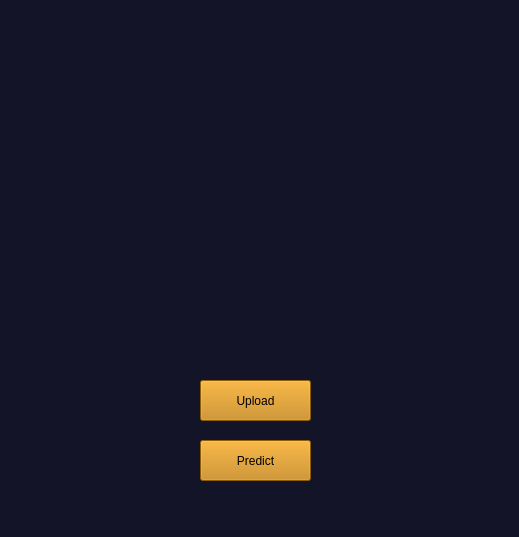
<?xml version="1.0" encoding="UTF-8"?>
<ui version="4.0">
 <class>C</class>
 <widget class="QMainWindow" name="C">
  <property name="geometry">
   <rect>
    <x>0</x>
    <y>0</y>
    <width>519</width>
    <height>537</height>
   </rect>
  </property>
  <property name="windowTitle">
   <string>Character Recognizer</string>
  </property>
  <property name="styleSheet">
   <string notr="true">background-color: rgb(20, 20, 40);</string>
  </property>
  <widget class="QWidget" name="centralwidget">
   <widget class="QPushButton" name="upload_button">
    <property name="geometry">
     <rect>
      <x>200</x>
      <y>380</y>
      <width>111</width>
      <height>41</height>
     </rect>
    </property>
    <property name="styleSheet">
     <string notr="true">border-color: rgb(196, 129, 10);
font: 12pt &quot;Impact&quot;;
background-color: rgb(196, 129, 10);
gridline-color: rgb(196, 129, 10);</string>
    </property>
    <property name="text">
     <string>Upload</string>
    </property>
    <property name="autoDefault">
     <bool>false</bool>
    </property>
   </widget>
   <widget class="QPushButton" name="predict">
    <property name="geometry">
     <rect>
      <x>200</x>
      <y>440</y>
      <width>111</width>
      <height>41</height>
     </rect>
    </property>
    <property name="styleSheet">
     <string notr="true">font: 12pt &quot;Impact&quot;;
background-color: rgb(196, 129, 10);</string>
    </property>
    <property name="text">
     <string>Predict</string>
    </property>
   </widget>
   <widget class="QLabel" name="label">
    <property name="geometry">
     <rect>
      <x>80</x>
      <y>20</y>
      <width>361</width>
      <height>271</height>
     </rect>
    </property>
    <property name="text">
     <string/>
    </property>
    <property name="alignment">
     <set>Qt::AlignCenter</set>
    </property>
   </widget>
   <widget class="QLabel" name="label_2">
    <property name="geometry">
     <rect>
      <x>70</x>
      <y>320</y>
      <width>381</width>
      <height>21</height>
     </rect>
    </property>
    <property name="font">
     <font>
      <family>Bahnschrift</family>
      <pointsize>12</pointsize>
      <weight>75</weight>
      <bold>true</bold>
     </font>
    </property>
    <property name="styleSheet">
     <string notr="true">color: rgb(196, 129, 10);</string>
    </property>
    <property name="text">
     <string/>
    </property>
    <property name="alignment">
     <set>Qt::AlignCenter</set>
    </property>
   </widget>
  </widget>
  <widget class="QMenuBar" name="menubar">
   <property name="geometry">
    <rect>
     <x>0</x>
     <y>0</y>
     <width>519</width>
     <height>26</height>
    </rect>
   </property>
  </widget>
  <widget class="QStatusBar" name="statusbar"/>
 </widget>
 <resources/>
 <connections/>
</ui>
